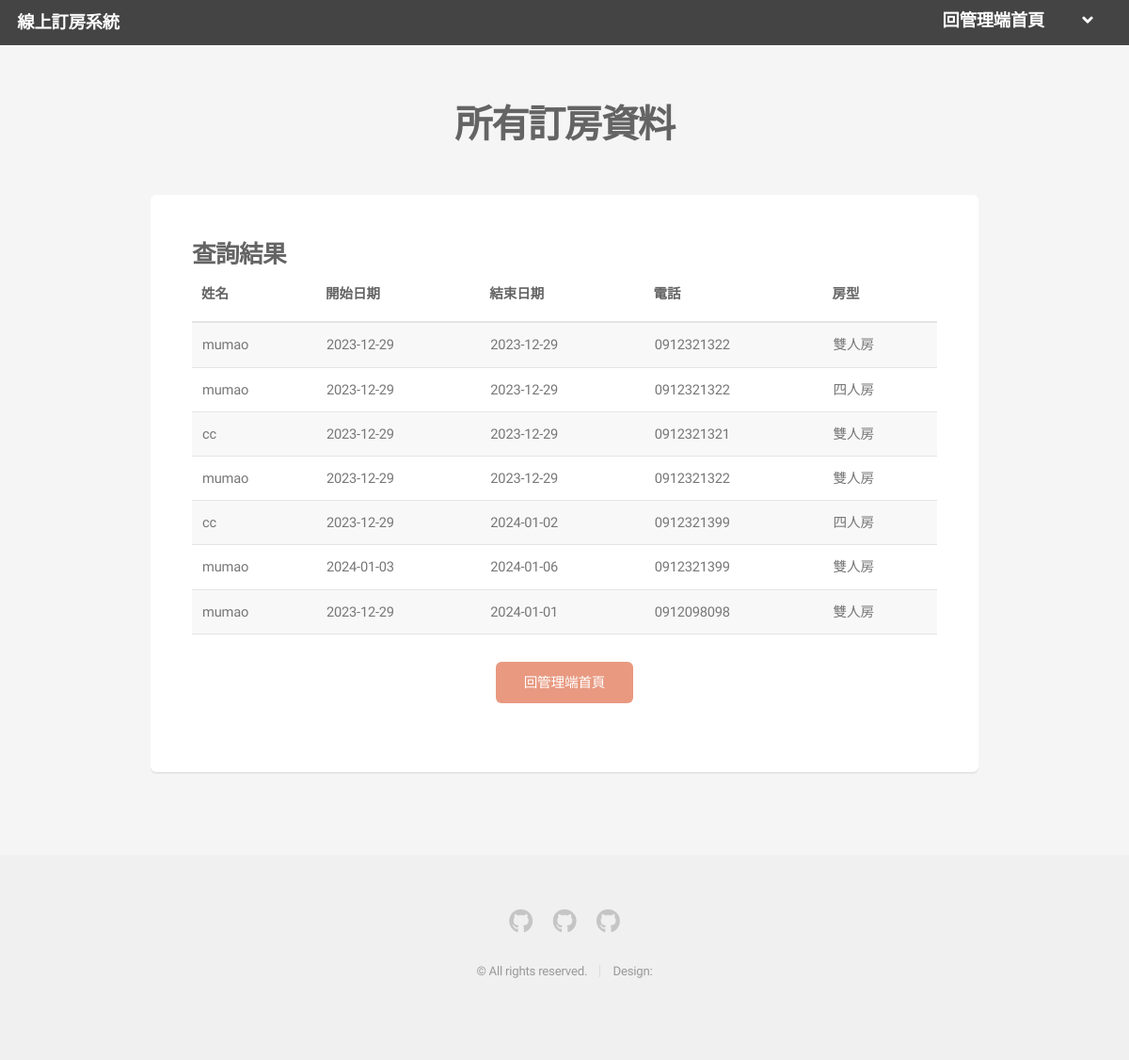
The page /adminalldata (signed in) on the database as committed earlier.
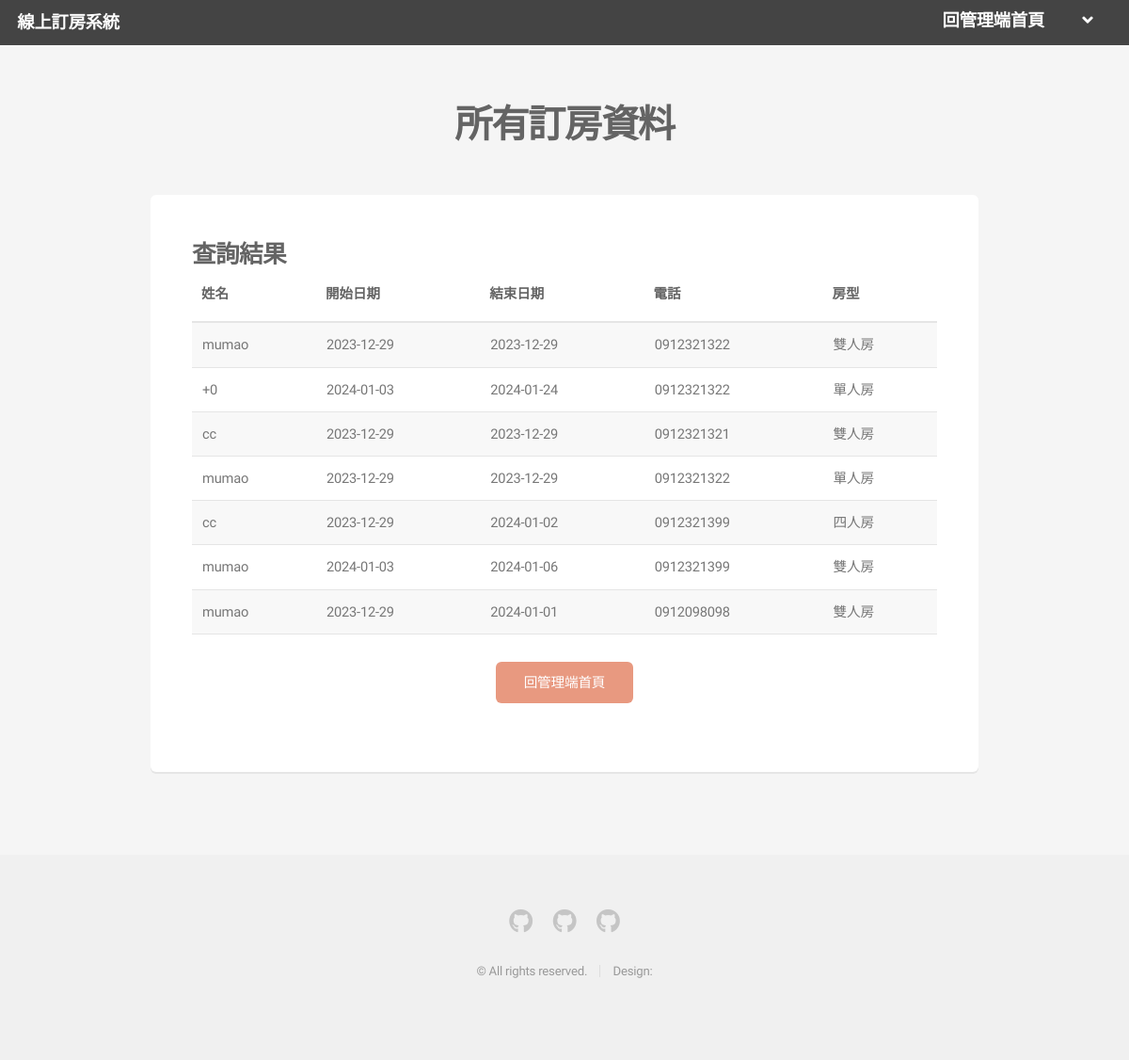
The same page on the database as committed later.
### tables this page shows
CREATE TABLE Booking(
                iid INTEGER PRIMARY KEY autoincrement,
                Name TEXT NOT NULL,
                DayStart TEXT NOT NULL,
                DayEnd TEXT NOT NULL,
                Phone TEXT NOT NULL,
                Roomtype INTEGER NOT NULL,
                Email TEXT
                );

### app.py (the view)
@app.route("/adminalldata")  # 管理端列出所有資料
def AdminAlldata():
    if "loginAdminId" in session:
        return render_template("AdminAllBooking.html", DBfatch=DBAll())
    return render_template("msg.html", msg="請從主頁登入")

### lib.py (called while the page is built)
def DBAll() -> tuple:
    try:
        conn = sqlite3.connect(DB_PATH)  # 連接資料庫
        cursor = conn.cursor()  # 建立cursor物件
        cursor.execute("SELECT * FROM Booking")
        data = cursor.fetchall()
        conn.close()
        return data
    except sqlite3.Error as error:
        print(f"執行 SELECT 操作時發生錯誤：{error}")

### templates/AdminAllBooking.html (shortened to what this page needs)
<!DOCTYPE HTML>
<html>
	<head>
		<link rel="stylesheet" href="{{ url_for('static', filename= 'css/main.css') }}" />
	</head>
	<body class="is-preload">
		<div id="page-wrapper">
				<header id="header">
					<h1><a href="{{ url_for('Administration') }}">線上訂房系統</a></h1>
					<nav id="nav">
						<ul>
							<li><a href="{{ url_for('Administration') }}">回管理端首頁</a></li>
							<li>
								<a href="#" class="icon solid fa-angle-down"></a>
							</li>
						</ul>
					</nav>
				</header>
				<section id="main" class="container">
					<header>
						<h2>所有訂房資料</h2>
					</header>
					<div class="row">
						<div class="col-12">
							<section class="box">
								<h3>查詢結果</h3>
								<div class="table-wrapper">
									<table>
										<thead>
											<tr>
												<th><h4>姓名</h4></th>
												<th><h4>開始日期</h4></th>
												<th><h4>結束日期</h4></th>
												<th><h4>電話</h4></th>
												<th><h4>房型</h4></th>
											</tr>
										</thead>
										<tbody>
											{% if DBfatch %}
												{% for record in DBfatch %}
													<tr>
														<td>{{ record[1] }}</td>
														<td>{{ record[2] }}</td>
														<td>{{ record[3] }}</td>
														<td>{{ record[4] }}</td>
														<td>{{ record[5] }}</td>
													</tr>
												{% endfor %}
											{% else %}
												<tr>
													<td colspan="5">沒有查詢到資料</td>
												</tr>
											{% endif %}
										</tbody>
									</table>
									<ul class="actions special">
										<li><a href="{{ url_for('Administration') }}" class="button primary">回管理端首頁</a></li>
									</ul>
								</div>
							</section>
						</div>
					</div>
				</section>
				<footer id="footer">
					<ul class="icons">
						<li><a href="#" class="icon brands fa-github"><span class="label">Github</span></a></li>
						<li><a href="#" class="icon brands fa-github"><span class="label">Github</span></a></li>
						<li><a href="#" class="icon brands fa-github"><span class="label">Github</span></a></li>
					</ul>
					<ul class="copyright">
						<li>&copy; All rights reserved.</li><li>Design: </li>
					</ul>
				</footer>
		</div>
	</body>
</html>

Rows that differ between the two databases and show on the page:
changed Booking (number 2 of 7 on the later page): Name "mumao" → "+0"; DayStart "2023-12-29" → "2024-01-03"; DayEnd "2023-12-29" → "2024-01-24"; Roomtype "四人房" → "單人房"
changed Booking (number 4 of 7 on the later page): Roomtype "雙人房" → "單人房"
